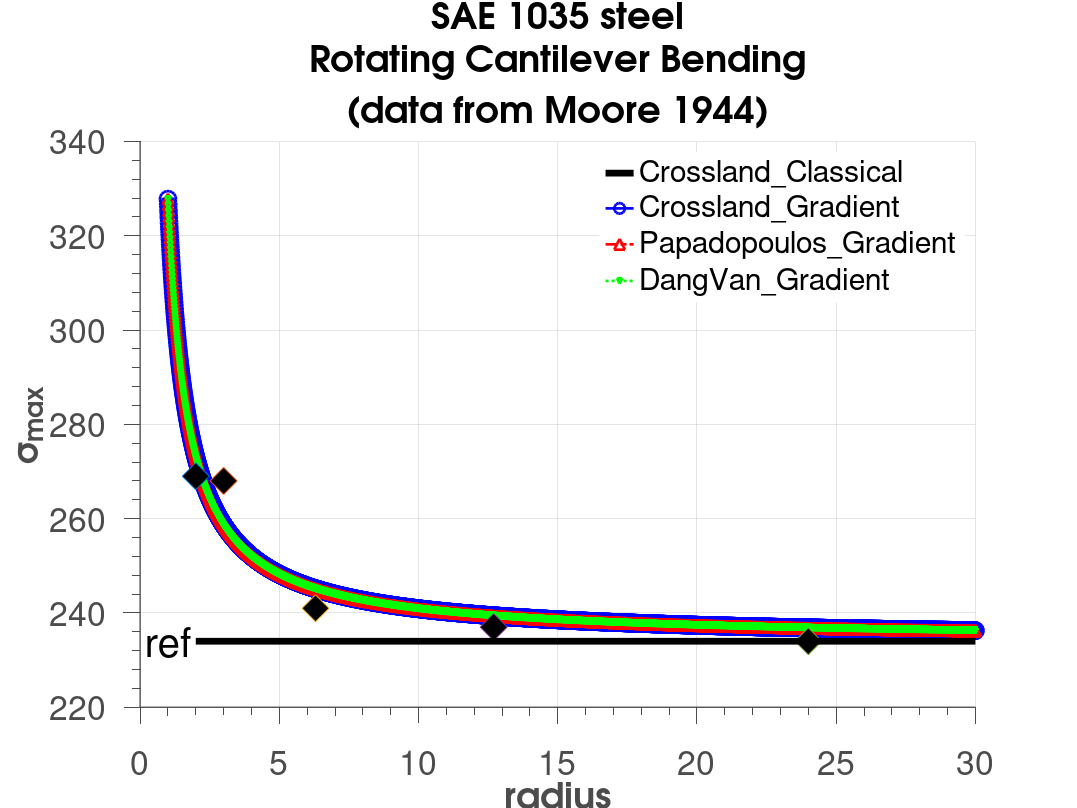
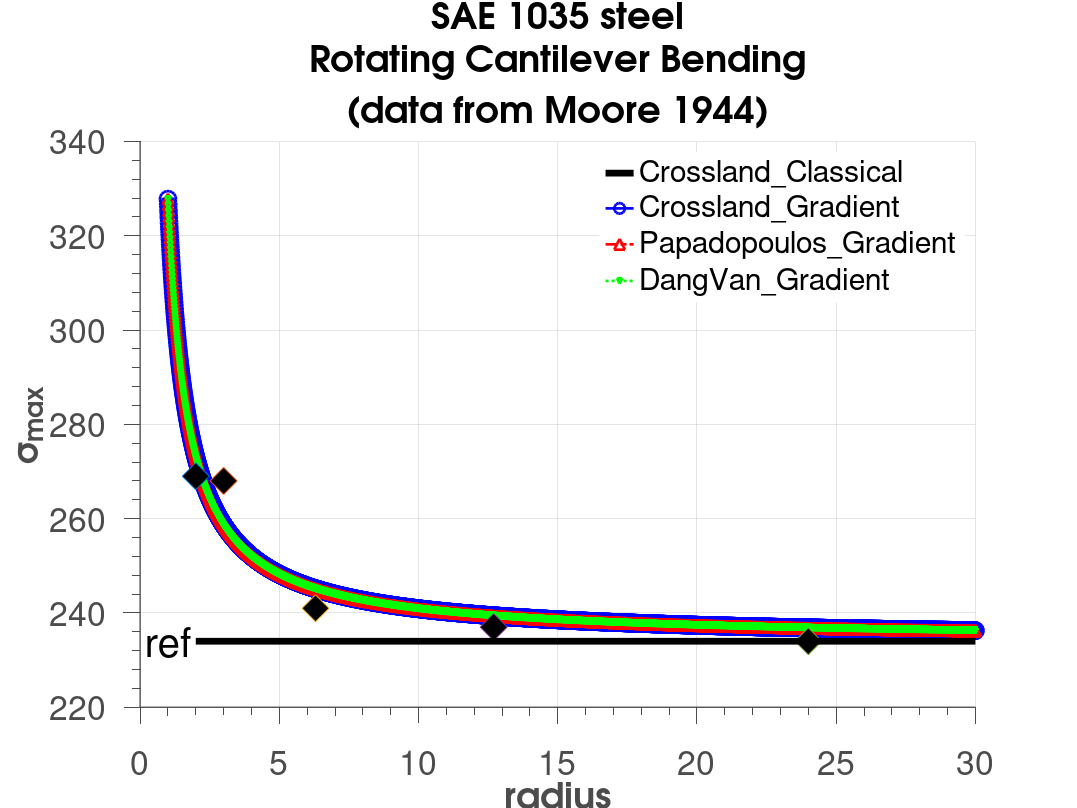

MATLAB code for these plots, in order: (Note: this script raises an error after producing the figures.)
clear;clc;
tt=172.4;
ff=234;
a=(tt-ff/sqrt(3))/(ff/3);
b=tt;
ap=3*(tt/ff-1/2);
bp=tt;
ad=3*(tt/ff-1/2);
bd=tt;
lg=0.2861;
lgp=0.2861;
lgd=0.2861;
y=1:0.01:30;

sigmax  =b*(1/sqrt(3)+a/3-lg*((sqrt(3)*y).^-1+a/3*y.^-1)).^-1;
sigmaxp=b*(1/2+ap/3-lgp*((2*y).^-1+ap/3*y.^-1)).^-1;
sigmaxd=b*(1/2+ad/3-lgd*((2*y).^-1+ad/3*y.^-1)).^-1;

figure(1);
hold on;
fr=plot(y,sigmax, '-b','LineWidth',2,'Marker', 'o', 'MarkerSize', 12,'MarkerEdgeColor',  'b', 'MarkerFaceColor' , 'none');
frp=plot(y,sigmaxp,'-.r','LineWidth',2,'Marker', '^', 'MarkerSize', 8,'MarkerEdgeColor',  'r', 'MarkerFaceColor' , 'none');
frd=plot(y,sigmaxd, ':g','LineWidth',2,'Marker', 'v', 'MarkerSize', 4,'MarkerEdgeColor',  'g', 'MarkerFaceColor' , 'none');
plot(2,269,'d','MarkerSize',20, 'MarkerFaceColor','k');
plot(3,268,'d','MarkerSize',20, 'MarkerFaceColor','k');
plot(6.3,241,'d','MarkerSize',20, 'MarkerFaceColor','k');
plot(12.7,237,'d','MarkerSize',20, 'MarkerFaceColor','k');
plot(24,234,'d','MarkerSize',20, 'MarkerFaceColor','k');
class=plot([2 30],[ff ff],'k','LineWidth',5);
hold off;
grid on;
% grid minor;
set(gca ,'FontSize',30);
hXLabel = xlabel('radius','Fontsize',30, 'FontWeight' , 'bold');
hYLabel = ylabel('\sigma_{max}','Fontsize',30, 'FontWeight' , 'bold');
text(0.2,ff,'ref','Fontsize',30);

hTitle=title({['SAE 1035 steel'],[  'Rotating Cantilever Bending'],[ '(data from Moore 1944)']; },'Fontsize',30);
set(hTitle, 'FontSize', 30, 'FontWeight' , 'bold')
hLegend = legend([class,fr,frp,frd],'Crossland\_Classical','Crossland\_Gradient','Papadopoulos\_Gradient','DangVan\_Gradient');
set([hLegend, gca], 'FontSize', 25)
set(hLegend,'Box','on');
set(hLegend,'EdgeColor',[1 1 1]); %set the edge colour of the legend to white 
% Adjust font
set(gca, 'FontName', 'Helvetica')
set([hTitle, hXLabel, hYLabel], 'FontName', 'AvantGarde')
% Adjust axes properties
set(gca, 'Box', 'off', 'TickDir', 'out', 'TickLength', [.02 .02], ...
    'XMinorTick', 'on', 'YMinorTick', 'on', 'YGrid', 'on', ...
    'XColor', [.3 .3 .3], 'YColor', [.3 .3 .3], ...
    'LineWidth', 1)
set(gcf,'color','w'); %set figure background transparent
set(gca,'color','w'); %set axis transparent
% Maximize print figure
set(gcf,'outerposition',get(0,'screensize'));
set(gcf, 'PaperPositionMode', 'manual');
set(gcf, 'PaperUnits', 'points'); %[ {inches} | centimeters | normalized | points ]
set(gcf, 'PaperPosition', [0 0 800 600]); %set(gcf,'PaperPosition',[left,bottom,width,height])
saveas(gcf,'1035steel.png');
saveas(gcf,'1035steel.fig');
%*****************Fitting********************
R=[2 3 6.3 12.7 24];
f=[269 268 241 237 234];
createFit1035(R, f)
% cftool
% t/(1/sqrt(3)+(t-234/sqrt(3))/234-lg*(1/(sqrt(3)*x)+(t-234/sqrt(3))/(234*x)))
% lg=0.001~0.5
% t=150~200